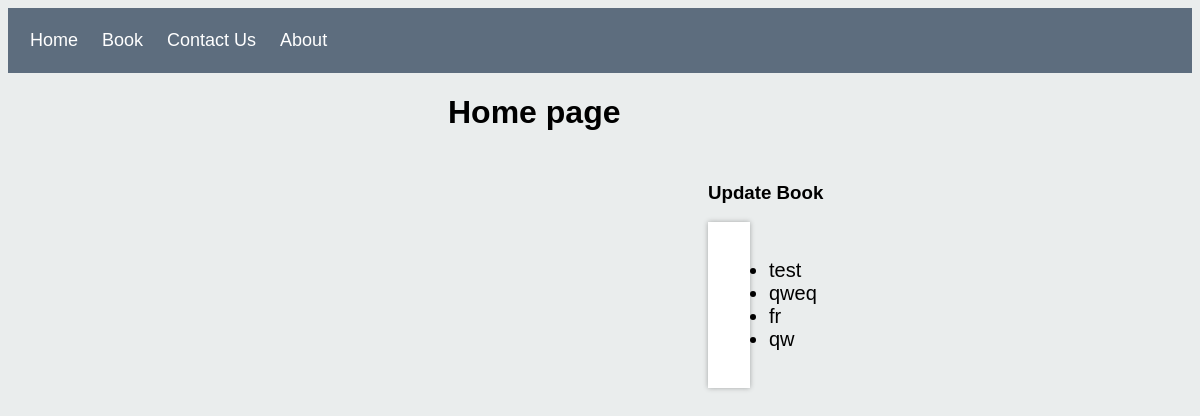
The app's page /, older data.
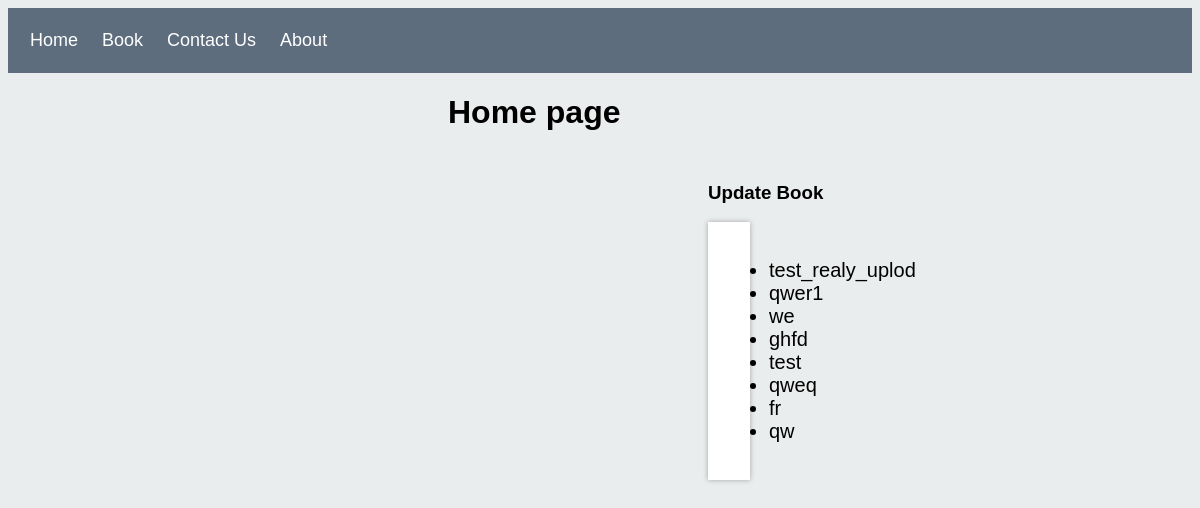
The same page, newer data.
### book/models.py (models this page shows, shortened)
class Book(models.Model):
    name_book = models.CharField(max_length=30)
    author = models.CharField(max_length=60)
    number_pages = models.IntegerField()
    price = models.IntegerField()
    text = models.TextField(max_length=300, null=True, blank=True)
    image = models.ImageField(null=True, blank=True, upload_to="images/%y")

### page/views.py (the view)
# urls.py: path('', HomePage.as_view(), name='home'),
class HomePage(ListView):
    model = Book
    template_name = 'home.html'
    context_object_name = 'book_view'
    ordering = ['-id']

### templates/home.html
{% extends 'base.html' %}
{% block content %}
<div class="main" style="padding-left:200px;">
    <h1>Home page</h1>
    <div class="row_text">
        <div class="column_text">
            <div class="border-with-shadow">
                <div class="main">
                    <h3>Update Book</h3>
                    <div class="border_text_list">
                        <ul>
                            {% for book_view in book_view %}
                            <li style="font-size:125%;">
                                {{book_view.name_book}}
                            </li>
                            {% endfor %}
                        </ul>
                    </div>
                </div>
            </div>
        </div>
    </div>
</div>
{% endblock %}

Row changes from the older to the newer data that the page shows:
added Book: name_book "test_realy_uplod"
added Book: name_book "qwer1"
added Book: name_book "we"
added Book: name_book "ghfd"
